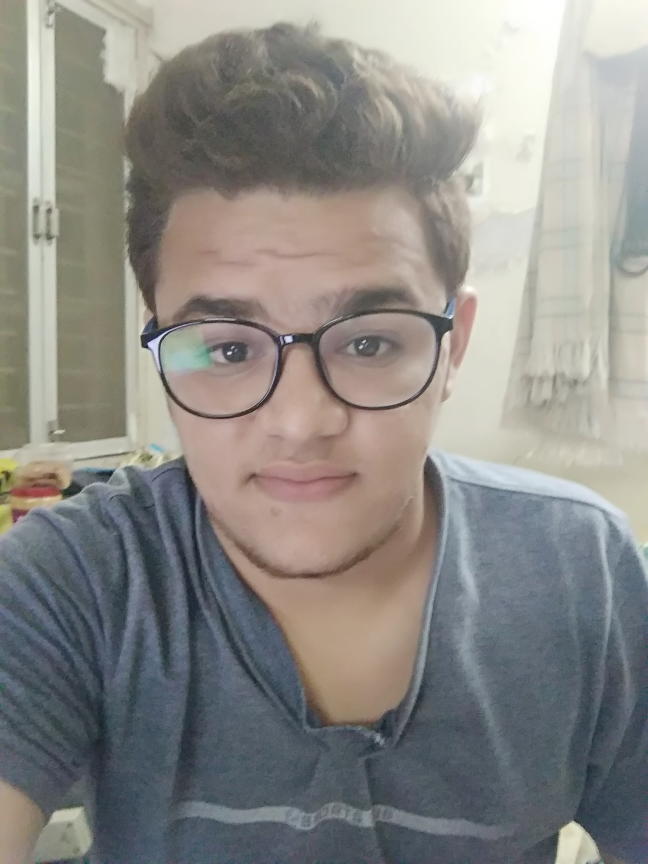
#> input picture images/skt1.jpg, 1944 x 2592 px (shown at 1/3 size)
$ python main.py   (older library calls are emulated)
#> lines starting #> are read from the running program, lines starting #| are printed output that depends on the picture
### face_detect.py
# -*- coding: utf-8 -*-
"""
Created on Thu Feb 22 23:12:20 2018

@author: asus
"""

import cv2
import imutils

cascPath = "haarcascade_frontalface_default.xml"
faceCascade = cv2.CascadeClassifier(cascPath)

def faceDetect(imgPath, disp = False):

#> called with imgPath = 'images/skt1.jpg', disp = False
    global faceCascade

    image = cv2.imread(imgPath)
#> image is the input picture: shape (2592, 1944, 3); mean B, G, R 134.2, 138.3, 140.1
    image = imutils.resize(image, width=500)
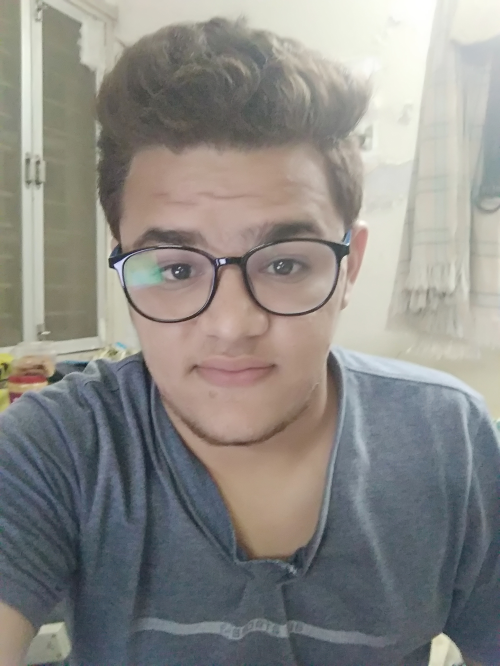
#> image: shape (666, 500, 3); mean B, G, R 134.2, 138.3, 140.1
    image = cv2.cvtColor(image, cv2.COLOR_BGR2GRAY)
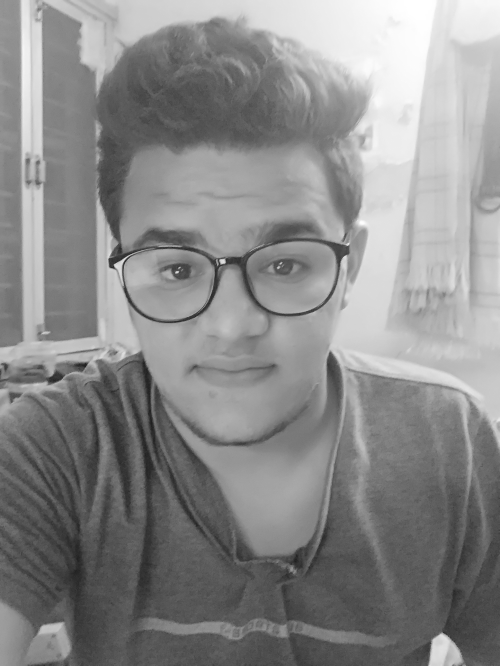
#> image: shape (666, 500); min 31, max 255, mean 138.4
    #cv2.imshow("", image)
    #cv2.waitKey(0)

    #faces = faceCascade.detectMultiScale(image)

#> (the run stopped early here; a loop or call above may not have finished)

$ run again, with images/modi.jpg copied over images/skt1.jpg
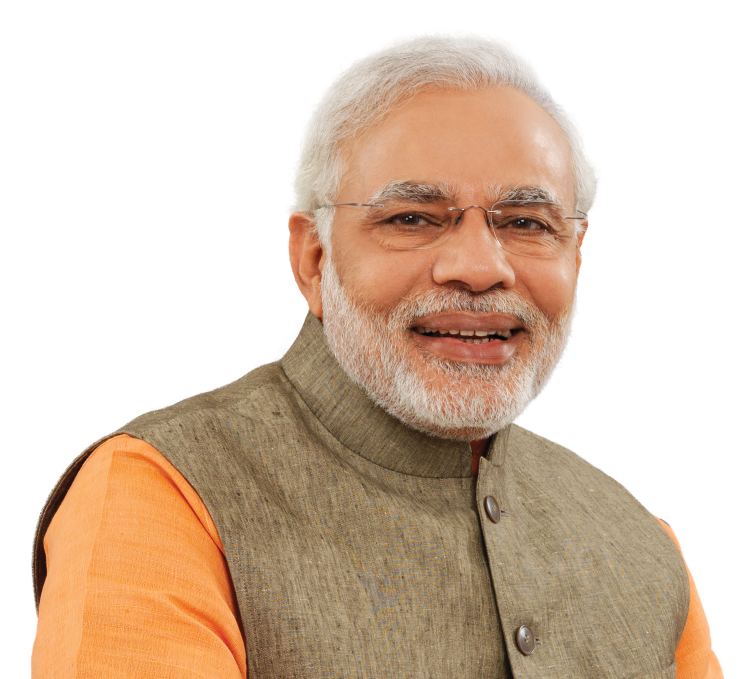
#> input picture images/modi.jpg, 1500 x 1358 px (shown at 1/2 size)
#> in faceDetect, image is the input picture: shape (1358, 1500, 3); mean B, G, R 178.6, 196.6, 217.3
#> in faceDetect, `image = imutils.resize(image, width=500)`:
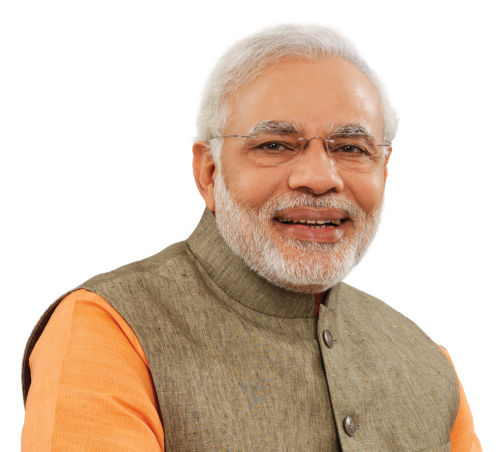
#> image: shape (452, 500, 3); mean B, G, R 178.6, 196.6, 217.3
#> in faceDetect, `image = cv2.cvtColor(image, cv2.COLOR_BGR2GRAY)`:
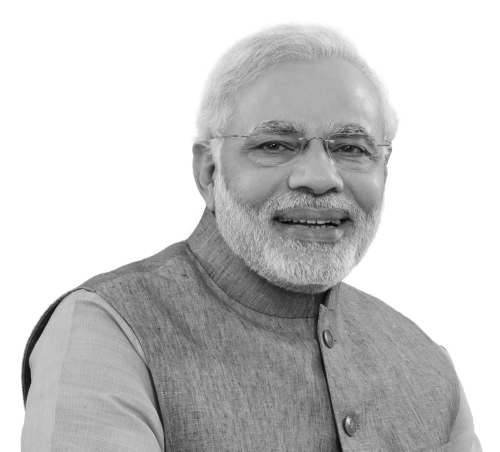
#> image: shape (452, 500); min 5, max 255, mean 200.7

$ run again, with images/modi_obama.jpg copied over images/skt1.jpg
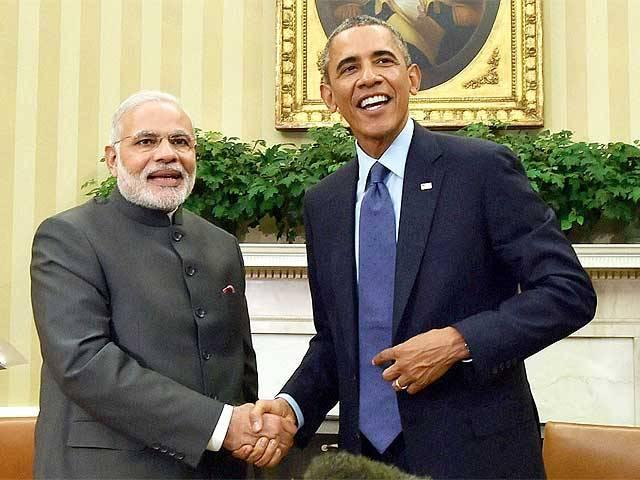
#> input picture images/modi_obama.jpg, 640 x 480 px
#> in faceDetect, image is the input picture: shape (480, 640, 3); mean B, G, R 104.6, 123.9, 129.2
#> in faceDetect, `image = cv2.cvtColor(image, cv2.COLOR_BGR2GRAY)`:
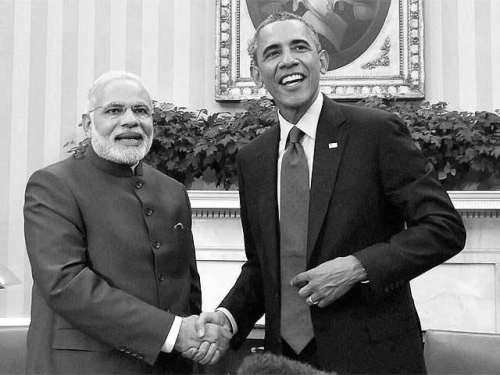
#> image: shape (375, 500); min 1, max 255, mean 123.3

$ run again, with images/obama.jpg copied over images/skt1.jpg
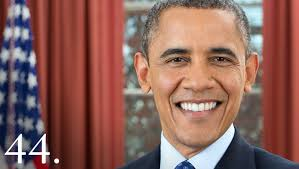
#> input picture images/obama.jpg, 299 x 169 px
#> in faceDetect, image is the input picture: shape (169, 299, 3); mean B, G, R 90.2, 98, 140.4
#> in faceDetect, `image = cv2.cvtColor(image, cv2.COLOR_BGR2GRAY)`:
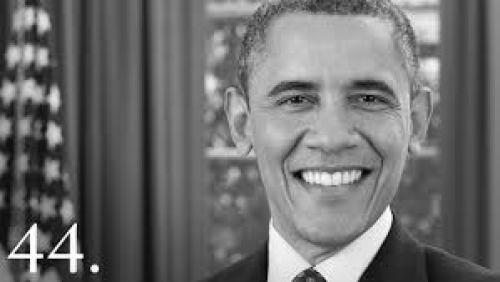
#> image: shape (282, 500); min 2, max 255, mean 109.8
